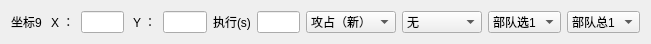
   <widget class="QWidget" name="horizontalLayoutWidget_9">
    <property name="geometry">
     <rect>
      <x>0</x>
      <y>360</y>
      <width>651</width>
      <height>41</height>
     </rect>
    </property>
    <layout class="QHBoxLayout" name="horizontalLayout_12">
     <item>
      <widget class="QLabel" name="label_31">
       <property name="text">
        <string>坐标9 </string>
       </property>
      </widget>
     </item>
     <item>
      <widget class="QLabel" name="label_32">
       <property name="text">
        <string>X ：</string>
       </property>
      </widget>
     </item>
     <item>
      <widget class="QLineEdit" name="et_pos_x_9"/>
     </item>
     <item>
      <widget class="QLabel" name="label_33">
       <property name="text">
        <string> Y ：</string>
       </property>
      </widget>
     </item>
     <item>
      <widget class="QLineEdit" name="et_pos_y_9"/>
     </item>
     <item>
      <widget class="QLabel" name="label_71">
       <property name="text">
        <string>执行(s)</string>
       </property>
      </widget>
     </item>
     <item>
      <widget class="QLineEdit" name="et_delay_9"/>
     </item>
     <item>
      <widget class="QComboBox" name="cbb9">
       <property name="minimumSize">
        <size>
         <width>90</width>
         <height>0</height>
        </size>
       </property>
       <item>
        <property name="text">
         <string>攻占（新）</string>
        </property>
       </item>
       <item>
        <property name="text">
         <string>行军（新）</string>
        </property>
       </item>
       <item>
        <property name="text">
         <string>行军（敌）</string>
        </property>
       </item>
       <item>
        <property name="text">
         <string>攻占（敌）</string>
        </property>
       </item>
       <item>
        <property name="text">
         <string>行军（已）</string>
        </property>
       </item>
       <item>
        <property name="text">
         <string>驻守（己）</string>
        </property>
       </item>
       <item>
        <property name="text">
         <string>扫荡（已）</string>
        </property>
       </item>
       <item>
        <property name="text">
         <string>屯田（已）</string>
        </property>
       </item>
       <item>
        <property name="text">
         <string>驻守（营）</string>
        </property>
       </item>
       <item>
        <property name="text">
         <string>调动（营）</string>
        </property>
       </item>
       <item>
        <property name="text">
         <string>调动（盟）</string>
        </property>
       </item>
       <item>
        <property name="text">
         <string>驻守（盟）</string>
        </property>
       </item>
       <item>
        <property name="text">
         <string>回城</string>
        </property>
       </item>
      </widget>
     </item>
     <item>
      <widget class="QComboBox" name="cb_qk9">
       <property name="minimumSize">
        <size>
         <width>80</width>
         <height>0</height>
        </size>
       </property>
       <item>
        <property name="text">
         <string>无</string>
        </property>
       </item>
       <item>
        <property name="text">
         <string>快速分兵1</string>
        </property>
       </item>
       <item>
        <property name="text">
         <string>快速分兵2</string>
        </property>
       </item>
       <item>
        <property name="text">
         <string>快速分兵3</string>
        </property>
       </item>
       <item>
        <property name="text">
         <string>快速分兵4</string>
        </property>
       </item>
       <item>
        <property name="text">
         <string>快速分兵5</string>
        </property>
       </item>
      </widget>
     </item>
     <item>
      <widget class="QComboBox" name="cb_select_9">
       <item>
        <property name="text">
         <string>部队选1</string>
        </property>
       </item>
       <item>
        <property name="text">
         <string>部队选2</string>
        </property>
       </item>
       <item>
        <property name="text">
         <string>部队选3</string>
        </property>
       </item>
       <item>
        <property name="text">
         <string>部队选4</string>
        </property>
       </item>
       <item>
        <property name="text">
         <string>部队选5</string>
        </property>
       </item>
      </widget>
     </item>
     <item>
      <widget class="QComboBox" name="cb_sum_9">
       <item>
        <property name="text">
         <string>部队总1</string>
        </property>
       </item>
       <item>
        <property name="text">
         <string>部队总2</string>
        </property>
       </item>
       <item>
        <property name="text">
         <string>部队总3</string>
        </property>
       </item>
       <item>
        <property name="text">
         <string>部队总4</string>
        </property>
       </item>
       <item>
        <property name="text">
         <string>部队总5</string>
        </property>
       </item>
      </widget>
     </item>
    </layout>
   </widget>
